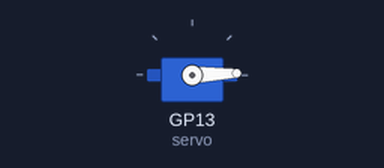
A program run on a simulated Raspberry Pi Pico running MicroPython. Shown: servo. Servo angles are drawn from the pulse width (0.5 ms = 0°, 2.5 ms = 180°).

Above: at 0.05 s.
At 1.75 s:
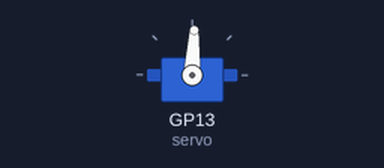
At 3.45 s:
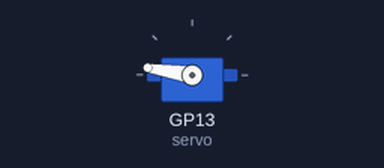
At 6.9 s:
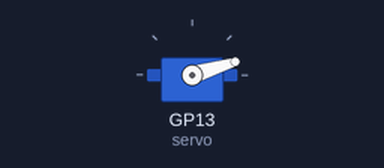
Timing chart, 0 to 9.4 s (numbered marks = the images above):
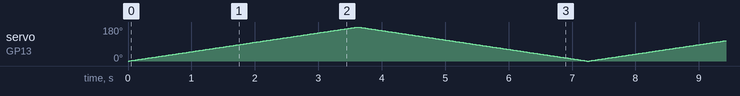

The program:

servo1.py
```python
import machine
import utime

servo = machine.PWM(machine.Pin(13))
servo.freq(50)

def interval_mapping(x, in_min, in_max, out_min, out_max):
    return (x - in_min) * (out_max - out_min) / (in_max - in_min) + out_min

def servo_write(pin,angle):
    pulse_width=interval_mapping(angle, 0, 180, 0.5,2.5)
    duty=int(interval_mapping(pulse_width, 0, 20, 0,65535))
    pin.duty_u16(duty)

while True:
    for angle in range(180):
        servo_write(servo,angle)
        utime.sleep_ms(20)
    for angle in range(180,-1,-1):
        servo_write(servo,angle)
        utime.sleep_ms(20)
```
